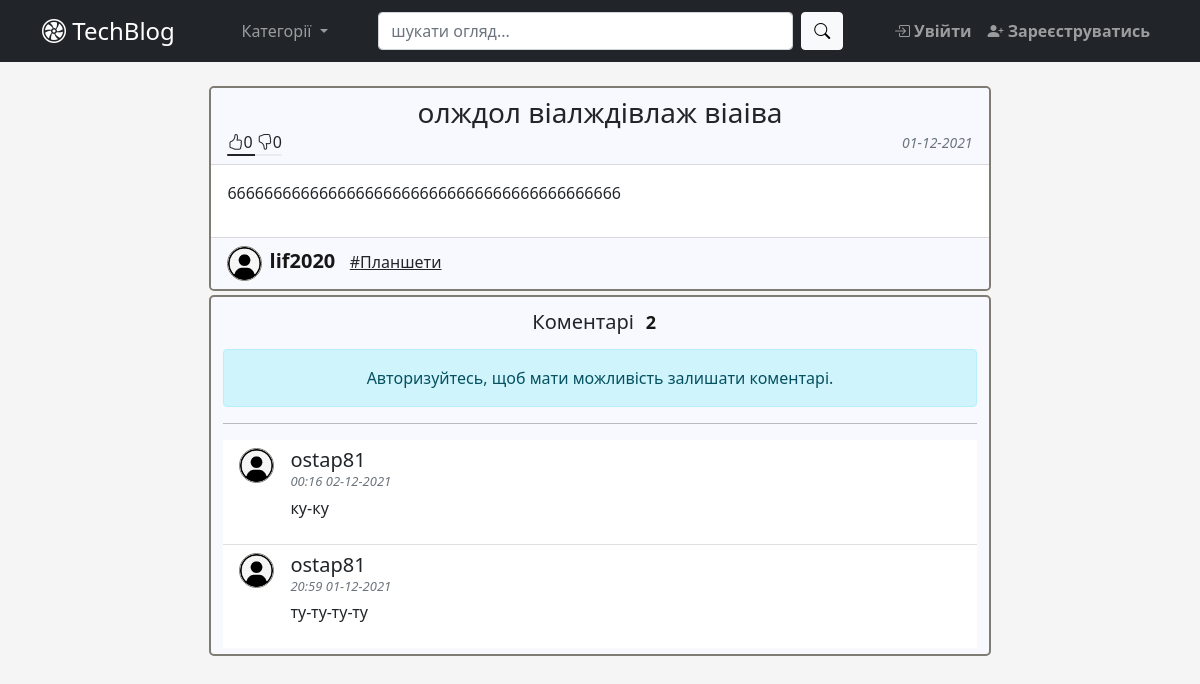
The app's page /post/19 with its own data.
### app/blog/models.py (models this page shows, shortened)
class Post(db.Model):  # type: ignore
    __searchable__ = ['title']
    id = db.Column(db.Integer, primary_key=True)  # type: ignore
    category_id = db.Column(db.Integer, db.ForeignKey('category.id'),
                            nullable=False)  # type: ignore
    user_id = db.Column(db.Integer(), db.ForeignKey('user.id'))  # type: ignore
    title = db.Column(db.String(100), nullable=False)  # type: ignore
    content = db.Column(db.Text)  # type: ignore
    created_at = db.Column(db.DateTime, default=datetime.now)  # type: ignore
    comments = db.relationship('Comment', backref='post_br', lazy=True)
    likes = db.relationship('Like', backref='post_br', lazy=True)
    def total_comments(self):
        return Comment.query.filter(Comment.post_id == self.id).count()
    def total_likes(self):
        return Like.query.filter(
            Like.post_id == self.id,
            Like.status == True).count()
    def total_dislikes(self):
        return Like.query.filter(
            Like.post_id == self.id,
            Like.status == False).count()
    def get_like_percentage(self):
        num_of_rates = self.total_likes() + self.total_dislikes()
        if num_of_rates == 0:
            return 50
        else:
            return int(self.total_likes() / num_of_rates * 100)

class Category(db.Model):  # type: ignore
    id = db.Column(db.Integer, primary_key=True)  # type: ignore
    name = db.Column(db.String(25), unique=True, nullable=False)
    category = db.relationship('Post', backref='category_br', lazy=True)

class Comment(db.Model):  # type: ignore
    id = db.Column(db.Integer, primary_key=True)  # type: ignore
    user_id = db.Column(db.Integer, db.ForeignKey('user.id'))  # type: ignore
    post_id = db.Column(db.Integer, db.ForeignKey('post.id'))  # type: ignore
    text = db.Column(db.String(500), nullable=False)  # type: ignore
    created_at = db.Column(db.DateTime, default=datetime.now)  # type: ignore

### app/user/models.py (models this page shows, shortened)
class User(db.Model, UserMixin):  # type: ignore
    id = db.Column(db.Integer, primary_key=True)  # type: ignore
    username = db.Column(db.String(30), unique=True, nullable=False)
    email = db.Column(db.String(50), unique=True, nullable=False)
    password = db.Column(db.String(30), nullable=False)
    picture = db.Column(db.String(20), nullable=False,
                        server_default='default.jpg')  # type: ignore
    comment = db.relationship('Comment', backref='user_br', lazy=True)
    like = db.relationship('Like', backref='user_br', lazy=True)
    posts = db.relationship('Post', backref='user_br', lazy=True)

### app/blog/views.py (the view, shortened to what this page needs)
@blog_bp.route('/post/<int:post_id>', methods=["GET", "POST"])
def post_view(post_id):
    form = FormComment()
    post = Post.query.get_or_404(post_id)
    comments = Comment.query.filter_by(post_id=post_id) \
        .order_by(Comment.created_at.desc())
    return render_template('post_view.html', post=post, form=form,
                           comments=comments)

### app/blog/forms.py
class FormComment(FlaskForm):
    comment = TextAreaField(
        'Коментар',
        render_kw={'cols': 40, 'rows': 3},
        validators=[Length(min=3, max=500,
                           message='Коментар повинен бути довжиною '
                                   'від 5 до 100 симолів!'),
                    DataRequired(message='Коментар не може бути пустим!')]
    )
    submit = SubmitField('Опублікувати')

### app/blog/templates/blog/post_view.html (shortened to what this page needs)
{% extends "base.html" %}
{% block main %}
  <div class="card mb-1 post-section">
    <div class="card-header light-silver-bg">
      <h3 class="text-center mb-0">{{post.title}}</h3>
        <div class="align-left">
          <a href="{{ url_for('blog_bp_in.rate_action', post_id=post.id, action='like') }}" id='like-btn' class="bi" data-toggle="tooltip">{{post.total_likes()}}</a>
          <a href="{{ url_for('blog_bp_in.rate_action', post_id=post.id, action='dislike') }}" id='dislike-btn' class="bi" data-toggle="tooltip">{{post.total_dislikes()}}</a>
          <div class="progress" style="height: 2px;">
            <div id='likes-percentage' class="progress-bar" role="progressbar" style="background-color:#212529;" aria-valuenow="25" aria-valuemin="0" aria-valuemax="100"></div>
          </div>
        </div>
      <div class="align-right mb-0">
        <small class="text-muted fst-italic">{{post.created_at.strftime('%d-%m-%Y')}}</small>
      </div>
    </div>
    <div class="card-body text-dark ">
      <div class="card-text text-break">{{post.content|safe}}</div>
    </div>
    <div class="card-footer light-silver-bg">
      <img src="{{url_for('static',filename='profile_pictures/' + post.user_br.picture)}}" class="rounded-circle post-author-img" alt="author-image">
      <a class="post-author-name" href="{{url_for('blog_bp_in.user_posts', user_id=post.user_br.id)}}"> <b>{{post.user_br.username}}</b></a>&nbsp;&nbsp;
      <a href="#" class="link-dark">#{{ post.category_br.name }}</a>
    </div>
  </div>
  <div id="comment-section" class="form-control" style="background-color: #f8f8ff;">
    <h5 class="p-1" align="center">Коментарі<span class="badge badge-style rounded-pill">{{post.total_comments()}}</span></h5>
    {% if current_user.is_authenticated %}
      <form method="post" action="{{ url_for('blog_bp_in.post_view', post_id=post.id, next=request.args.get('next')) }}" enctype="multipart/form-data" class="pt-1 pb-2" align="center">
        {{form.csrf_token}}
        {{form.comment(style="width:70%; padding: 6px;", placeholder="Бажаєте прокоментувати дану публікацію?") }} <br>
        <button type="submit" class="btn btn-secondary float-right bi bi-send-fill"> Надіслати</button>
      </form>
    {% else %}
      <div class="alert alert-info" role="alert" align="center">
        Авторизуйтесь, щоб мати можливість залишати коментарі.
      </div>
    {% endif %}
    <hr class="wide-hr">
    <div id="comment-list" class="overflow-auto">
      <ul class="list-group list-group-flush">
        {%for comment in comments%}
          <li class="list-group-item d-flex">
            <img src="{{url_for('static',filename='profile_pictures/' + comment.user_br.picture)}}" class="rounded-circle comment-author-img " alt="author-image">
            <div class="ms-3">
              <h5 style="display: block; margin-bottom: 0em;">{{comment.user_br.username}}</h5>
              <small id="comment-date" class="text-muted fst-italic" style="display: block;">{{comment.created_at.strftime('%H:%M %d-%m-%Y')}}</small>
                <p class="pt-1">{{comment.text}}</p>
            </div>
          </li>
        {% endfor %}
      </ul>
    </div>
  </div>
{% endblock main %}

### app/static/css/custom.css (style rules this page uses)
body { background-color: #f5f5f5; !important; }
.post-section { background: white; border: 2px solid #7E7C73; border-radius: 5px; margin-bottom: 20px; overflow:auto; margin:auto; width:70% }
.post-author-img { height: 35px; width: 35px; margin-right: 3px; border: 1px solid #7E7C73; }
a.post-author-name { font-size: 20px; color: #171717; text-decoration: none; margin-right: 2px; }
.align-left { float:left; }
.align-right { float:right; }
.light-silver-bg { background: #f8f8ff; }
#like-btn { color: #212529; text-decoration: none; }
#dislike-btn { color: #212529; text-decoration: none; }
#comment-date { font-size: 13px; }
.comment-author-img { height: 35px; width: 35px; border: 1px solid #7E7C73; }
#comment-list { max-height:410px; }
#comment-section { border: 2px solid #7E7C73; border-radius: 5px; margin:auto; margin-bottom: 10px; width:70% }
.badge-style { background: #f8f8ff; color: #171717; font-size: 18px; }
.wide-hr { border-top: 1px solid black; }

### records on screen
Post: title "олждол віалждівлаж віаіва", created_at "01-12-2021", content "6666666666666666666666666666666666666666666"
User: picture (placeholder picture), user_br.username "lif2020"
Category: category_br.name "Планшети"
Comment: picture (placeholder picture), user_br.username "ostap81", created_at "00:16 02-12-2021", text "ку-ку"
Comment: picture (placeholder picture), user_br.username "ostap81", created_at "20:59 01-12-2021", text "ту-ту-ту-ту"

### other values on screen
{{ post.total_likes() }} "0"
{{ post.total_dislikes() }} "0"
{{ post.total_comments() }} "2"
